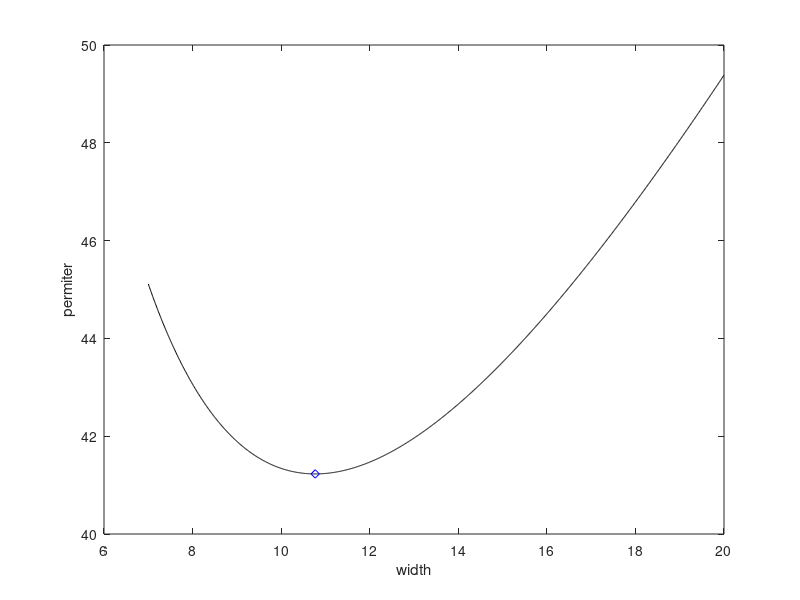

Here is the MATLAB script that generated this plot:
% Written Tony Vo
clear all; close all; clc;

% defining a set of widths
w = 7:0.01:20;
% Area given
A = 111;

% Using trigonometry and arranging equation from Area, length can be found
length = (A - (0.25*(w.^2)*tand(45)))./w;

% The perimeter can then be found from the set of W and corresponding L
perimeter = (w/cosd(45))+ (2*length) + w;

% Minimum perimeter and ID where it occurs
[min_perimeter, ID] = min(perimeter)

% corresponding L and W
shortest_width = w(ID)
shortest_length = length(ID)

plot(w,perimeter,'k-')
xlabel('width')
ylabel('permiter')
hold on
plot(shortest_width, min_perimeter,'bd')
